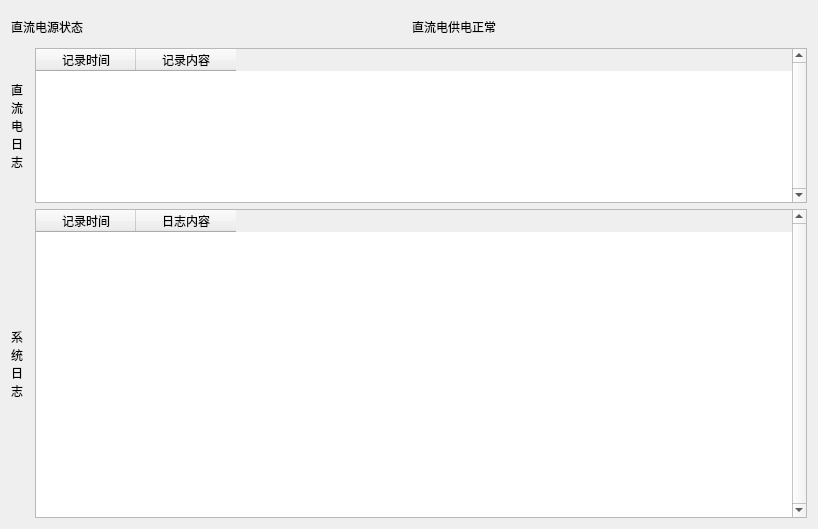
<?xml version="1.0" encoding="UTF-8"?>
<ui version="4.0">
 <class>sysinfo_dc_power</class>
 <widget class="QWidget" name="sysinfo_dc_power">
  <property name="geometry">
   <rect>
    <x>0</x>
    <y>0</y>
    <width>818</width>
    <height>529</height>
   </rect>
  </property>
  <property name="windowTitle">
   <string>Form</string>
  </property>
  <layout class="QGridLayout" name="gridLayout">
   <item row="0" column="0">
    <layout class="QVBoxLayout" name="verticalLayout" stretch="1,5,10">
     <item>
      <layout class="QHBoxLayout" name="horizontalLayout">
       <item>
        <widget class="QLabel" name="label">
         <property name="text">
          <string>直流电源状态</string>
         </property>
        </widget>
       </item>
       <item>
        <widget class="QLabel" name="label_2">
         <property name="text">
          <string>直流电供电正常</string>
         </property>
        </widget>
       </item>
      </layout>
     </item>
     <item>
      <layout class="QHBoxLayout" name="horizontalLayout_2">
       <property name="spacing">
        <number>12</number>
       </property>
       <item>
        <widget class="QLabel" name="label_3">
         <property name="text">
          <string>直
流
电
日
志</string>
         </property>
         <property name="alignment">
          <set>Qt::AlignCenter</set>
         </property>
         <property name="margin">
          <number>0</number>
         </property>
         <property name="indent">
          <number>-1</number>
         </property>
        </widget>
       </item>
       <item>
        <widget class="QTableWidget" name="tableWidget_src">
         <property name="verticalScrollBarPolicy">
          <enum>Qt::ScrollBarAlwaysOn</enum>
         </property>
         <property name="horizontalScrollBarPolicy">
          <enum>Qt::ScrollBarAlwaysOff</enum>
         </property>
         <column>
          <property name="text">
           <string>   记录时间   </string>
          </property>
         </column>
         <column>
          <property name="text">
           <string>记录内容</string>
          </property>
         </column>
        </widget>
       </item>
      </layout>
     </item>
     <item>
      <layout class="QHBoxLayout" name="horizontalLayout_3">
       <property name="spacing">
        <number>12</number>
       </property>
       <item>
        <widget class="QLabel" name="label_4">
         <property name="text">
          <string>系
统
日
志</string>
         </property>
         <property name="alignment">
          <set>Qt::AlignCenter</set>
         </property>
         <property name="margin">
          <number>0</number>
         </property>
         <property name="indent">
          <number>-1</number>
         </property>
        </widget>
       </item>
       <item>
        <widget class="QTableWidget" name="tableWidget_log">
         <property name="verticalScrollBarPolicy">
          <enum>Qt::ScrollBarAlwaysOn</enum>
         </property>
         <property name="horizontalScrollBarPolicy">
          <enum>Qt::ScrollBarAlwaysOff</enum>
         </property>
         <column>
          <property name="text">
           <string>   记录时间   </string>
          </property>
         </column>
         <column>
          <property name="text">
           <string>日志内容</string>
          </property>
         </column>
        </widget>
       </item>
      </layout>
     </item>
    </layout>
   </item>
  </layout>
 </widget>
 <resources/>
 <connections/>
</ui>
